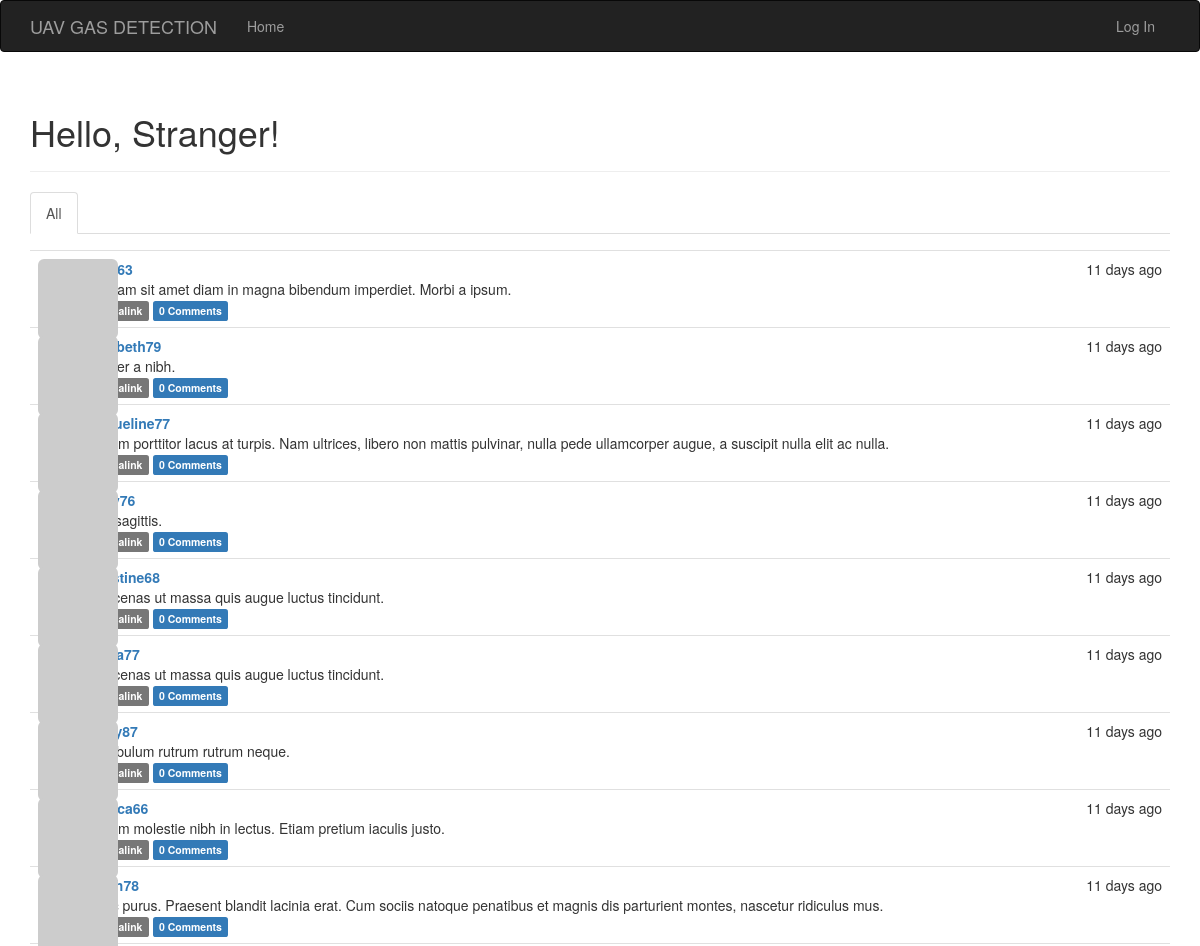
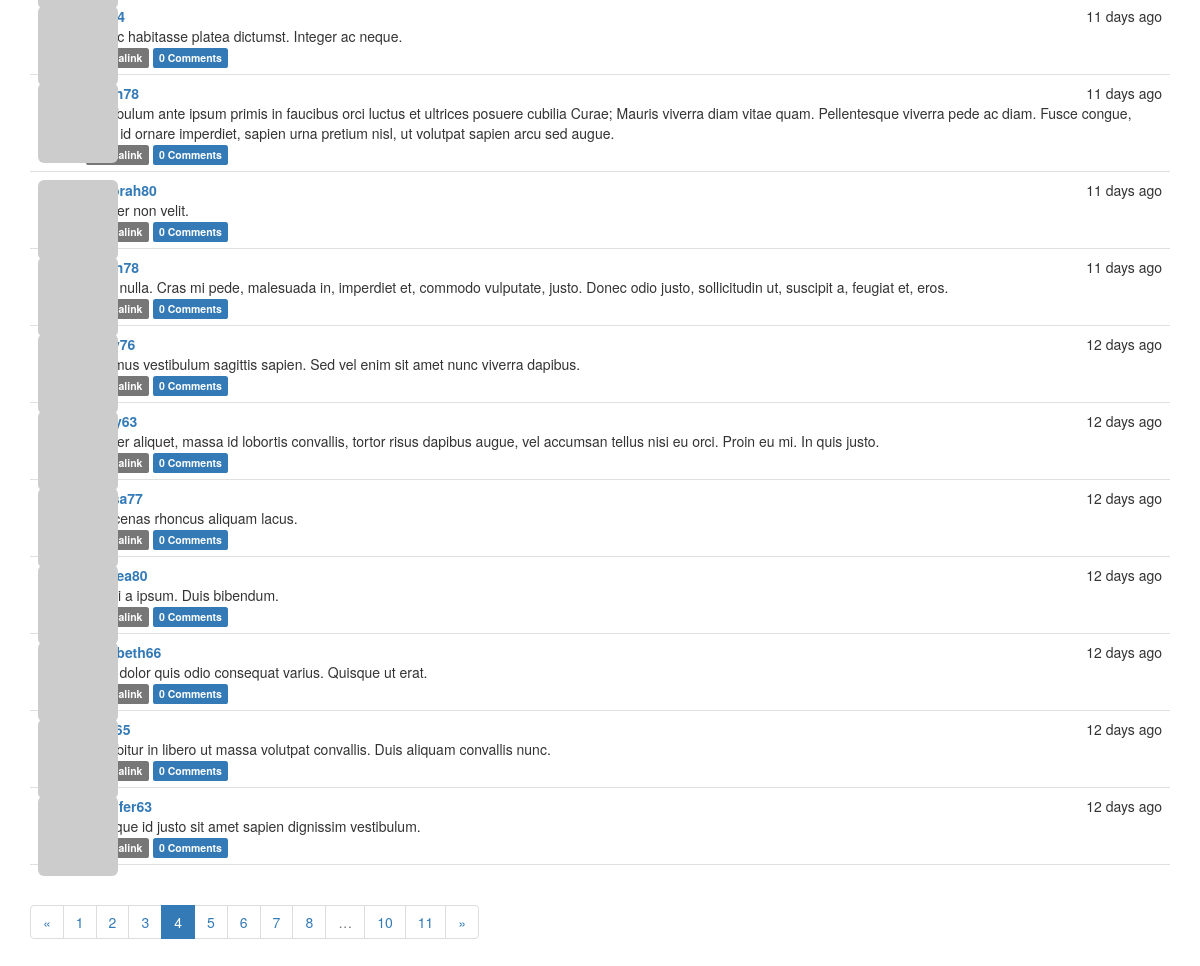
/?page=4, run on the app's committed database (2 pictures, top to bottom).
### app/models.py (models this page shows, shortened)
class Post(db.Model):
    __tablename__ = 'posts'
    id = db.Column(db.Integer, primary_key=True)
    body = db.Column(db.Text)
    body_html = db.Column(db.Text)
    timestamp = db.Column(db.DateTime, index=True, default=datetime.utcnow)
    author_id = db.Column(db.Integer, db.ForeignKey('users.id'))
    comments = db.relationship('Comment', backref='post', lazy='dynamic')

class User(UserMixin,db.Model):
    __tablename__ = 'users'
    id = db.Column(db.Integer,primary_key=True)
    email = db.Column(db.String(64),unique=True,index=True)
    username = db.Column(db.String(64),unique=True,index=True)
    role_id = db.Column(db.Integer,db.ForeignKey('roles.id'))
    password_hash =db.Column(db.String(128))
    confirmed = db.Column(db.Boolean,default=False)
    name = db.Column(db.String(64))
    location = db.Column(db.String(64))
    about_me = db.Column(db.Text())
    member_since = db.Column(db.DateTime(), default=datetime.utcnow)
    last_seen = db.Column(db.DateTime(), default=datetime.utcnow)
    avatar_hash = db.Column(db.String(32))
    posts = db.relationship('Post', backref='author', lazy='dynamic')
    followed = db.relationship('Follow',
                               foreign_keys=[Follow.follower_id],
                               backref=db.backref('follower', lazy='joined'),
                               lazy='dynamic',
                               cascade='all, delete-orphan')
    followers = db.relationship('Follow',
                                foreign_keys=[Follow.followed_id],
                                backref=db.backref('followed', lazy='joined'),
                                lazy='dynamic',
                                cascade='all, delete-orphan')
    comments = db.relationship('Comment', backref='author', lazy='dynamic')
    @property
    def password(self):
        raise AttributeError('password is not a readable attribute')
    def gravatar(self, size=100, default='identicon', rating='g'):
        if request.is_secure:
            url = 'https://secure.gravatar.com/avatar'
        else:
            url = 'http://www.gravatar.com/avatar'
        hash = self.avatar_hash or self.gravatar_hash()
        return '{url}/{hash}?s={size}&d={default}&r={rating}'.format(
            url=url, hash=hash, size=size, default=default, rating=rating)

### app/main/views.py (the view)
@main.route('/', methods=['GET', 'POST'])
def index():
    form = PostForm()
    if current_user.can(Permission.WRITE) and form.validate_on_submit():
        post = Post(body=form.body.data,author=current_user._get_current_object())
        db.session.add(post)
        db.session.commit()
        return redirect(url_for('.index'))
    page = request.args.get('page', 1, type=int)
    show_followed = False
    if current_user.is_authenticated:
        show_followed = bool(request.cookies.get('show_followed', ''))
    if show_followed:
        query = current_user.followed_posts
    else:
        query = Post.query
    pagination = query.order_by(Post.timestamp.desc()).paginate(
        page, per_page=current_app.config['FLASKY_POSTS_PER_PAGE'],
        error_out=False)
    posts = pagination.items
    return render_template('index.html',
            form=form,posts=posts,show_followed=show_followed,pagination=pagination)

### app/auth/views.py (called while the page is built)
@auth.before_app_request
def before_request():
    if current_user.is_authenticated:
        current_user.ping()
        if not current_user.confirmed and request.endpoint[:5] != 'auth.':
            return redirect(url_for('auth.unconfirmed'))

@auth.before_app_request
def before_request():
    if current_user.is_authenticated \
            and not current_user.confirmed \
            and request.endpoint[:5] != 'auth.'\
            and request.endpoint != 'static':
        return redirect(url_for('auth.unconfirmed'))

### app/main/__init__.py (called while the page is built)
@main.app_context_processor
def inject_permissions():
    return dict(Permission=Permission)

### app/models.py (called while the page is built)
    def can(self, permissions):
        return False

    def is_administrator(self):
        return False

### app/templates/index.html (shortened to what this page needs)
{% extends "base.html" %}
{% import "bootstrap/wtf.html" as wtf %}
{% import "_macros.html" as macros %}
{% block page_content %}
<div class="page-header">
    <h1>Hello, {% if current_user.is_authenticated %}{{ current_user.username }}{% else %}Stranger{% endif %}!</h1>
</div>
<div class="post-tabs">
    <ul class="nav nav-tabs">
        <li{% if not show_followed %} class="active"{% endif %}><a href="{{ url_for('.show_all') }}">All</a></li>
    </ul>
    {% include '_posts.html' %}
</div>
{% if pagination %}
<div class="pagination">
    {{ macros.pagination_widget(pagination, '.index') }}
</div>
{% endif %}
{% endblock %}

### app/templates/_posts.html (shortened to what this page needs)
<ul class="posts">
    {% for post in posts %}
    <li class="post">
        <div class="post-thumbnail">
            <a href="{{ url_for('.user', username=post.author.username) }}">
                <img class="img-rounded profile-thumbnail" src="{{ post.author.gravatar(size=40) }}">
            </a>
        </div>
        <div class="post-content">
            <div class="post-date">{{ moment(post.timestamp).fromNow() }}</div>
            <div class="post-author"><a href="{{ url_for('.user', username=post.author.username) }}">{{ post.author.username }}</a></div>
            <div class="post-body">
                {% if post.body_html %}
                    {{ post.body_html | safe }}
                {% else %}
                    {{ post.body }}
                {% endif %}
            </div>
            <div class="post-footer">
                <a href="{{ url_for('.post', id=post.id) }}">
                    <span class="label label-default">Permalink</span>
                </a>
                <a href="{{ url_for('.post', id=post.id) }}#comments">
                    <span class="label label-primary">{{ post.comments.count() }} Comments</span>
                </a>
            </div>
        </div>
    </li>
    {% endfor %}
</ul>

### app/static/styles.css (style rules this page uses)
.profile-thumbnail { position: absolute; }
ul.posts { list-style-type: none; padding: 0px; margin: 16px 0px 0px 0px; border-top: 1px solid #e0e0e0; }
ul.posts li.post { padding: 8px; border-bottom: 1px solid #e0e0e0; }
div.post-date { float: right; }
div.post-author { font-weight: bold; }
div.post-thumbnail { position: absolute; }
div.post-content { margin-left: 48px; min-height: 48px; }

### data on the page
Post: timestamp "11 days ago", body "Aliquam sit amet diam in magna bibendum imperdiet. Morbi a ipsum.", comments.count "0"
Post: timestamp "11 days ago", author.username "elizabeth79", body "Integer a nibh.", comments.count "0"
Post: timestamp "11 days ago", author.username "jacqueline77", body "Nullam porttitor lacus at turpis. Nam ultrices, libero non mattis pulvinar, nulla pede ullamcorper augue, a suscipit nulla elit ac nulla.", comments.count "0"
Post: timestamp "11 days ago", body "Sed sagittis.", comments.count "0"
Post: timestamp "11 days ago", author.username "christine68", body "Maecenas ut massa quis augue luctus tincidunt.", comments.count "0"
Post: timestamp "11 days ago", body "Maecenas ut massa quis augue luctus tincidunt.", comments.count "0"
Post: timestamp "11 days ago", body "Vestibulum rutrum rutrum neque.", comments.count "0"
Post: timestamp "11 days ago", body "Nullam molestie nibh in lectus. Etiam pretium iaculis justo.", comments.count "0"
Post: timestamp "11 days ago", body "Nunc purus. Praesent blandit lacinia erat. Cum sociis natoque penatibus et magnis dis parturient montes, nascetur ridiculus mus.", comments.count "0"
Post: timestamp "11 days ago", body "In hac habitasse platea dictumst. Integer ac neque.", comments.count "0"
Post: timestamp "11 days ago", body "Vestibulum ante ipsum primis in faucibus orci luctus et ultrices posuere cubilia Curae; Mauris viverra diam vitae quam. Pellentesque viverra pede ac diam. Fusce congue, diam id ornare imperdiet, sapien urna pretium nisl, ut volutpat sapien arcu sed augue.", comments.count "0"
Post: timestamp "11 days ago", author.username "deborah80", body "Integer non velit.", comments.count "0"
Post: timestamp "11 days ago", body "Nam nulla. Cras mi pede, malesuada in, imperdiet et, commodo vulputate, justo. Donec odio justo, sollicitudin ut, suscipit a, feugiat et, eros.", comments.count "0"
Post: timestamp "12 days ago", body "Vivamus vestibulum sagittis sapien. Sed vel enim sit amet nunc viverra dapibus.", comments.count "0"
Post: timestamp "12 days ago", body "Integer aliquet, massa id lobortis convallis, tortor risus dapibus augue, vel accumsan tellus nisi eu orci. Proin eu mi. In quis justo.", comments.count "0"
Post: timestamp "12 days ago", body "Maecenas rhoncus aliquam lacus.", comments.count "0"
Post: timestamp "12 days ago", body "Morbi a ipsum. Duis bibendum.", comments.count "0"
Post: timestamp "12 days ago", author.username "elizabeth66", body "Ut at dolor quis odio consequat varius. Quisque ut erat.", comments.count "0"
Post: timestamp "12 days ago", body "Curabitur in libero ut massa volutpat convallis. Duis aliquam convallis nunc.", comments.count "0"
Post: timestamp "12 days ago", author.username "jennifer63", body "Quisque id justo sit amet sapien dignissim vestibulum.", comments.count "0"

### other printed values
{{ p }} "1" "2" "3" "5" "6" "7" "8" "10" "11"
{{ p }} "4"
